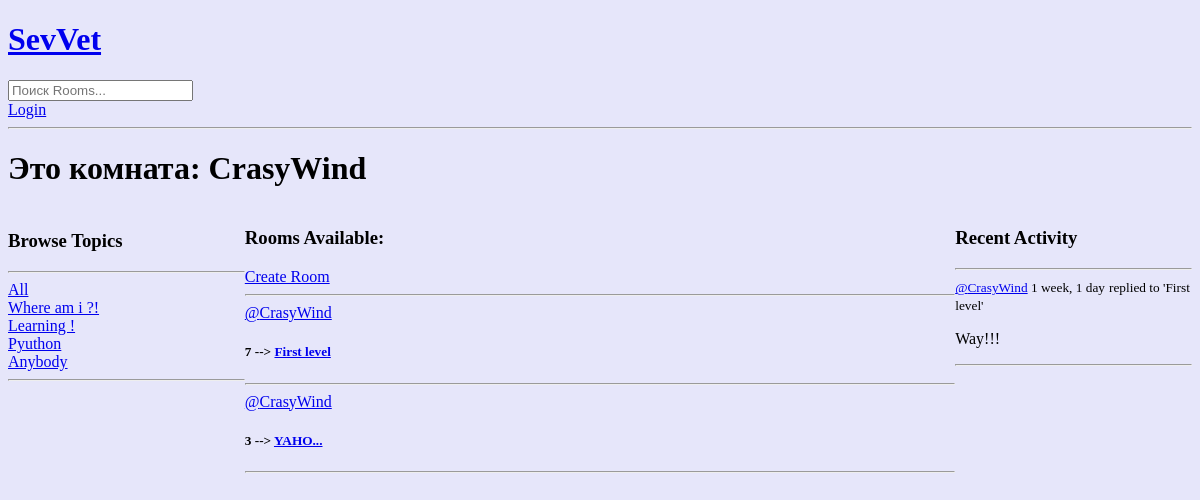
Before: /profile/1 with the older database file.
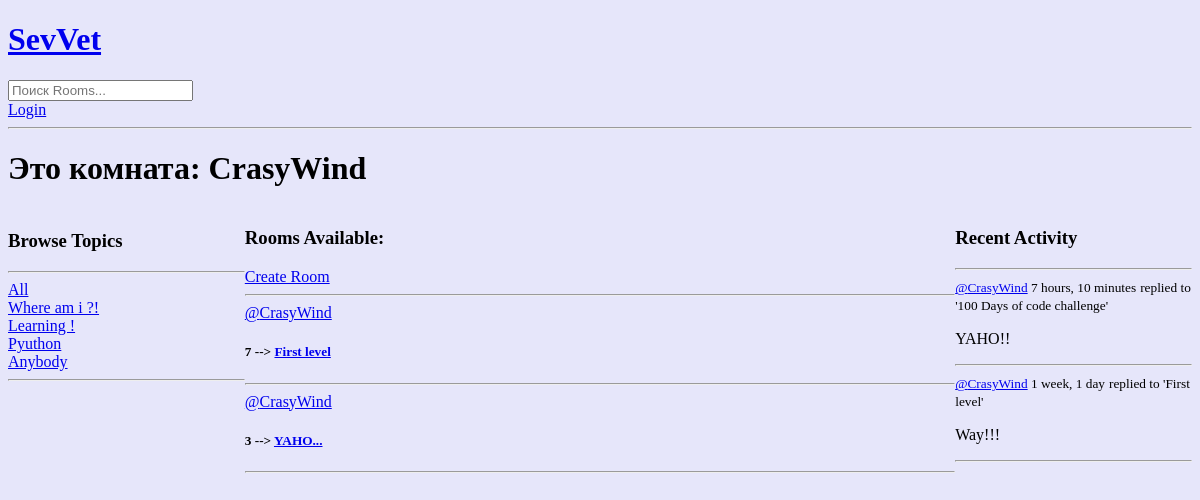
After: the same page with the newer database file.
### Base/models.py (models this page shows, shortened)
class Topic(models.Model):
    objects = None
    name = models.CharField(max_length=200)

class Room(models.Model):
    host = models.ForeignKey(User, on_delete=models.SET_NULL, null=True)
    topic = models.ForeignKey(Topic, on_delete=models.SET_NULL, null=True)
    objects = None
    name = models.CharField(max_length=200)
    description = models.TextField(null=True, blank=True)
    participants = models.ManyToManyField(User, related_name='participants', blank=True)
    update = models.DateTimeField(auto_now=True)
    created = models.DateTimeField(auto_now_add=True)
    class Meta:
        ordering = ['-update', '-created']
    def __str__(self):
        return self.name

class Message(models.Model):
    objects = None
    users = models.ForeignKey(User, on_delete=models.CASCADE)
    room = models.ForeignKey(Room, on_delete=models.CASCADE)
    body = models.TextField()
    update = models.DateTimeField(auto_now=True)
    created = models.DateTimeField(auto_now_add=True)
    class Meta:
        ordering = ['-update', '-created'] # META - суперкласс, в данном случакпозволяющий сортировать по дате создания/обновления
    def __str__(self):
        return self.body[0:50] # сообщение будет содержать не более 50 символов на боковой панели

### Base/views.py (the view)
# urls.py: path('profile/<str:pk>', views.userProfile, name='user-profile'),
def userProfile(request, pk):
    user = User.objects.get(id=pk)
    rooms = user.room_set.all() # вcе комнаты (темы, посты), созданные пользователем
    room_messages = user.message_set.all() # вcе комментарии, созданные пользователем
    topics = Topic.objects.all() # список всех тем обсуждения
    context = {'user': user, 'rooms': rooms, 'room_messages': room_messages, 'topics': topics}
    return render(request, 'base/profile.html', context)

### Base/templates/Base/profile.html (shortened to what this page needs)
{% extends 'main.html' %}
{% block content %}
<h1>Это комната: {{ user.username }}</h1>
<div class="profile-container">
    <div>
        <h1>
            {% include 'base/topic_component.html' %}
        </h1>
    </div>
    <div>
        {% include 'base/feed_component.html' %}
    </div>
    <div>
        {% include 'base/activity_component.html' %}
    </div>
</div>
{% endblock content%}

### Base/templates/Base/topic_component.html
<h3>Browse Topics</h3>
        <hr>
        <div>
            <a href="{% url 'home' %}">All</a>
        </div>
        {% for topic in topics %}
        <div>
            <a href="{% url 'home' %}?q={{ topic.name }}">{{ topic.name }}</a>
        </div>
        {% endfor%}
        <hr>

### Base/templates/Base/feed_component.html (shortened to what this page needs)
<h3> Rooms Available: {{ room_count }} </h3>
<a href="{% url 'create-room' %}">Create Room</a>
<hr>
<div>{% for room in rooms%}
            <div>
                <a href="{% url 'user-profile' room.host.id %}">@{{room.host.username}}</a>
                <h5>{{ room.id }} --> <a href="{% url 'room' room.id %}">{{room.name}}</a></h5>
                <hr>
            </div>
            {% endfor %}
 </div>

### Base/templates/Base/activity_component.html (shortened to what this page needs)
<h3>Recent Activity</h3>
        <hr>
        {% for message in room_messages %}
            <div>
                <small> <a href="{% url 'user-profile' message.users.id %}">@{{ message.users }}</a> {{ message.created|timesince }}</small>
                <small> replied to '{{ message.room }}'</small>
                <p>{{ message }}</p>
                <hr>
            </div>
        {% endfor %}

Changed rows visible on the page:
added Message: users "CrasyWind", created "7 hours, 10 minutes", room "100 Days of code challenge", body "YAHO!!"
